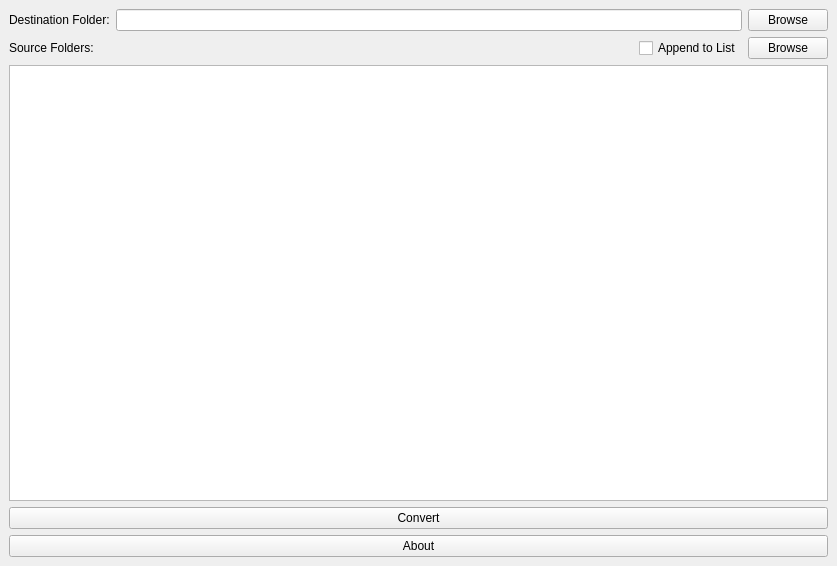
<?xml version="1.0" encoding="UTF-8"?>
<ui version="4.0">
 <class>MainWindow</class>
 <widget class="QMainWindow" name="MainWindow">
  <property name="geometry">
   <rect>
    <x>0</x>
    <y>0</y>
    <width>837</width>
    <height>566</height>
   </rect>
  </property>
  <property name="windowTitle">
   <string>Fat Segmentation File Chooser</string>
  </property>
  <widget class="QWidget" name="centralwidget">
   <layout class="QGridLayout" name="gridLayout_2">
    <item row="0" column="0">
     <layout class="QGridLayout" name="gridLayout">
      <item row="6" column="0">
       <layout class="QVBoxLayout" name="verticalLayout">
        <item>
         <widget class="QPushButton" name="convertBtn">
          <property name="text">
           <string>Convert</string>
          </property>
         </widget>
        </item>
        <item>
         <widget class="QPushButton" name="aboutBtn">
          <property name="text">
           <string>About</string>
          </property>
         </widget>
        </item>
       </layout>
      </item>
      <item row="4" column="0">
       <layout class="QHBoxLayout" name="horizontalLayout_3">
        <item>
         <widget class="QLabel" name="label">
          <property name="text">
           <string>Source Folders:</string>
          </property>
         </widget>
        </item>
        <item>
         <spacer name="horizontalSpacer_2">
          <property name="orientation">
           <enum>Qt::Horizontal</enum>
          </property>
          <property name="sizeHint" stdset="0">
           <size>
            <width>40</width>
            <height>20</height>
           </size>
          </property>
         </spacer>
        </item>
        <item>
         <widget class="QCheckBox" name="appendSrcCheckbox">
          <property name="text">
           <string>Append to List</string>
          </property>
         </widget>
        </item>
        <item>
         <widget class="QPushButton" name="browseSrcBtn">
          <property name="text">
           <string>Browse</string>
          </property>
         </widget>
        </item>
       </layout>
      </item>
      <item row="3" column="0">
       <layout class="QHBoxLayout" name="horizontalLayout">
        <item>
         <widget class="QLabel" name="label_2">
          <property name="text">
           <string>Destination Folder:</string>
          </property>
         </widget>
        </item>
        <item>
         <widget class="QLineEdit" name="destEdit"/>
        </item>
        <item>
         <widget class="QPushButton" name="browseDestBtn">
          <property name="text">
           <string>Browse</string>
          </property>
         </widget>
        </item>
       </layout>
      </item>
      <item row="5" column="0">
       <widget class="QTableWidget" name="sourceTable"/>
      </item>
     </layout>
    </item>
   </layout>
   <zorder></zorder>
  </widget>
 </widget>
 <resources/>
 <connections/>
</ui>
